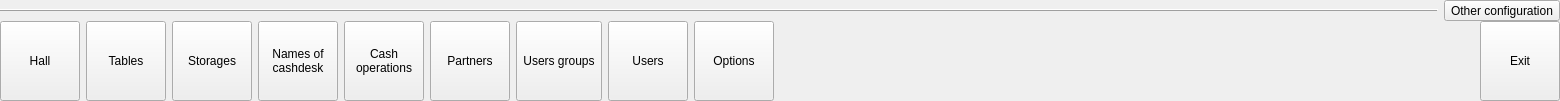
    <widget class="QWidget" name="widget" native="true">
     <layout class="QVBoxLayout" name="verticalLayout">
      <property name="spacing">
       <number>0</number>
      </property>
      <property name="leftMargin">
       <number>0</number>
      </property>
      <property name="topMargin">
       <number>0</number>
      </property>
      <property name="rightMargin">
       <number>0</number>
      </property>
      <property name="bottomMargin">
       <number>0</number>
      </property>
      <item>
       <widget class="QWidget" name="widget_2" native="true">
        <layout class="QHBoxLayout" name="horizontalLayout">
         <property name="leftMargin">
          <number>0</number>
         </property>
         <property name="topMargin">
          <number>0</number>
         </property>
         <property name="rightMargin">
          <number>0</number>
         </property>
         <property name="bottomMargin">
          <number>0</number>
         </property>
         <item>
          <widget class="Line" name="line">
           <property name="frameShadow">
            <enum>QFrame::Raised</enum>
           </property>
           <property name="orientation">
            <enum>Qt::Horizontal</enum>
           </property>
          </widget>
         </item>
         <item>
          <widget class="QToolButton" name="btnConfig">
           <property name="focusPolicy">
            <enum>Qt::NoFocus</enum>
           </property>
           <property name="text">
            <string>Other configuration</string>
           </property>
           <property name="toolButtonStyle">
            <enum>Qt::ToolButtonIconOnly</enum>
           </property>
          </widget>
         </item>
        </layout>
       </widget>
      </item>
      <item>
       <widget class="QWidget" name="widget_3" native="true">
        <layout class="QHBoxLayout" name="horizontalLayout_2">
         <property name="leftMargin">
          <number>0</number>
         </property>
         <property name="topMargin">
          <number>0</number>
         </property>
         <property name="rightMargin">
          <number>0</number>
         </property>
         <property name="bottomMargin">
          <number>0</number>
         </property>
         <item>
          <widget class="QToolButton" name="btnHall">
           <property name="minimumSize">
            <size>
             <width>80</width>
             <height>80</height>
            </size>
           </property>
           <property name="maximumSize">
            <size>
             <width>16777215</width>
             <height>16777215</height>
            </size>
           </property>
           <property name="text">
            <string>Hall</string>
           </property>
           <property name="icon">
            <iconset resource="res.qrc">
             <normaloff>:/images/hall.png</normaloff>:/images/hall.png</iconset>
           </property>
           <property name="iconSize">
            <size>
             <width>32</width>
             <height>32</height>
            </size>
           </property>
           <property name="toolButtonStyle">
            <enum>Qt::ToolButtonTextUnderIcon</enum>
           </property>
          </widget>
         </item>
         <item>
          <widget class="QToolButton" name="btnTables">
           <property name="minimumSize">
            <size>
             <width>80</width>
             <height>80</height>
            </size>
           </property>
           <property name="maximumSize">
            <size>
             <width>16777215</width>
             <height>16777215</height>
            </size>
           </property>
           <property name="text">
            <string>Tables</string>
           </property>
           <property name="icon">
            <iconset resource="res.qrc">
             <normaloff>:/images/table.png</normaloff>:/images/table.png</iconset>
           </property>
           <property name="iconSize">
            <size>
             <width>32</width>
             <height>32</height>
            </size>
           </property>
           <property name="toolButtonStyle">
            <enum>Qt::ToolButtonTextUnderIcon</enum>
           </property>
          </widget>
         </item>
         <item>
          <widget class="QToolButton" name="btnStorages">
           <property name="minimumSize">
            <size>
             <width>80</width>
             <height>80</height>
            </size>
           </property>
           <property name="maximumSize">
            <size>
             <width>16777215</width>
             <height>16777215</height>
            </size>
           </property>
           <property name="text">
            <string>Storages</string>
           </property>
           <property name="icon">
            <iconset resource="res.qrc">
             <normaloff>:/images/storage.png</normaloff>:/images/storage.png</iconset>
           </property>
           <property name="iconSize">
            <size>
             <width>32</width>
             <height>32</height>
            </size>
           </property>
           <property name="toolButtonStyle">
            <enum>Qt::ToolButtonTextUnderIcon</enum>
           </property>
          </widget>
         </item>
         <item>
          <widget class="QToolButton" name="btnCashNames">
           <property name="minimumSize">
            <size>
             <width>80</width>
             <height>80</height>
            </size>
           </property>
           <property name="maximumSize">
            <size>
             <width>16777215</width>
             <height>16777215</height>
            </size>
           </property>
           <property name="text">
            <string>Names of
cashdesk</string>
           </property>
           <property name="icon">
            <iconset resource="res.qrc">
             <normaloff>:/images/refund.png</normaloff>:/images/refund.png</iconset>
           </property>
           <property name="iconSize">
            <size>
             <width>32</width>
             <height>32</height>
            </size>
           </property>
           <property name="toolButtonStyle">
            <enum>Qt::ToolButtonTextUnderIcon</enum>
           </property>
          </widget>
         </item>
         <item>
          <widget class="QToolButton" name="btnCashOps">
           <property name="minimumSize">
            <size>
             <width>80</width>
             <height>80</height>
            </size>
           </property>
           <property name="maximumSize">
            <size>
             <width>222</width>
             <height>222</height>
            </size>
           </property>
           <property name="text">
            <string>Cash
operations</string>
           </property>
           <property name="icon">
            <iconset resource="res.qrc">
             <normaloff>:/images/refund.png</normaloff>:/images/refund.png</iconset>
           </property>
           <property name="iconSize">
            <size>
             <width>32</width>
             <height>32</height>
            </size>
           </property>
           <property name="toolButtonStyle">
            <enum>Qt::ToolButtonTextUnderIcon</enum>
           </property>
          </widget>
         </item>
         <item>
          <widget class="QToolButton" name="btnPartners">
           <property name="minimumSize">
            <size>
             <width>80</width>
             <height>80</height>
            </size>
           </property>
           <property name="maximumSize">
            <size>
             <width>16777215</width>
             <height>16777215</height>
            </size>
           </property>
           <property name="text">
            <string>Partners</string>
           </property>
           <property name="icon">
            <iconset resource="res.qrc">
             <normaloff>:/images/guests.png</normaloff>:/images/guests.png</iconset>
           </property>
           <property name="iconSize">
            <size>
             <width>32</width>
             <height>32</height>
            </size>
           </property>
           <property name="toolButtonStyle">
            <enum>Qt::ToolButtonTextUnderIcon</enum>
           </property>
          </widget>
         </item>
         <item>
          <widget class="QToolButton" name="btnUsersGroups">
           <property name="minimumSize">
            <size>
             <width>80</width>
             <height>80</height>
            </size>
           </property>
           <property name="maximumSize">
            <size>
             <width>16777215</width>
             <height>16777215</height>
            </size>
           </property>
           <property name="text">
            <string>Users groups</string>
           </property>
           <property name="icon">
            <iconset resource="res.qrc">
             <normaloff>:/images/groupreservation.png</normaloff>:/images/groupreservation.png</iconset>
           </property>
           <property name="iconSize">
            <size>
             <width>32</width>
             <height>32</height>
            </size>
           </property>
           <property name="toolButtonStyle">
            <enum>Qt::ToolButtonTextUnderIcon</enum>
           </property>
          </widget>
         </item>
         <item>
          <widget class="QToolButton" name="btnUsers">
           <property name="minimumSize">
            <size>
             <width>80</width>
             <height>80</height>
            </size>
           </property>
           <property name="maximumSize">
            <size>
             <width>16777215</width>
             <height>16777215</height>
            </size>
           </property>
           <property name="text">
            <string>Users</string>
           </property>
           <property name="icon">
            <iconset resource="res.qrc">
             <normaloff>:/images/boss.png</normaloff>:/images/boss.png</iconset>
           </property>
           <property name="iconSize">
            <size>
             <width>32</width>
             <height>32</height>
            </size>
           </property>
           <property name="toolButtonStyle">
            <enum>Qt::ToolButtonTextUnderIcon</enum>
           </property>
          </widget>
         </item>
         <item>
          <widget class="QToolButton" name="btnHallOptions">
           <property name="minimumSize">
            <size>
             <width>80</width>
             <height>80</height>
            </size>
           </property>
           <property name="maximumSize">
            <size>
             <width>16777215</width>
             <height>16777215</height>
            </size>
           </property>
           <property name="text">
            <string>Options</string>
           </property>
           <property name="icon">
            <iconset resource="res.qrc">
             <normaloff>:/images/settings.png</normaloff>:/images/settings.png</iconset>
           </property>
           <property name="iconSize">
            <size>
             <width>32</width>
             <height>32</height>
            </size>
           </property>
           <property name="toolButtonStyle">
            <enum>Qt::ToolButtonTextUnderIcon</enum>
           </property>
          </widget>
         </item>
         <item>
          <spacer name="horizontalSpacer">
           <property name="orientation">
            <enum>Qt::Horizontal</enum>
           </property>
           <property name="sizeType">
            <enum>QSizePolicy::Expanding</enum>
           </property>
           <property name="sizeHint" stdset="0">
            <size>
             <width>700</width>
             <height>20</height>
            </size>
           </property>
          </spacer>
         </item>
         <item>
          <widget class="QToolButton" name="btnExit">
           <property name="minimumSize">
            <size>
             <width>80</width>
             <height>80</height>
            </size>
           </property>
           <property name="maximumSize">
            <size>
             <width>222</width>
             <height>222</height>
            </size>
           </property>
           <property name="text">
            <string>Exit</string>
           </property>
           <property name="icon">
            <iconset resource="res.qrc">
             <normaloff>:/images/exit.png</normaloff>:/images/exit.png</iconset>
           </property>
           <property name="iconSize">
            <size>
             <width>32</width>
             <height>32</height>
            </size>
           </property>
           <property name="toolButtonStyle">
            <enum>Qt::ToolButtonTextUnderIcon</enum>
           </property>
          </widget>
         </item>
        </layout>
       </widget>
      </item>
     </layout>
    </widget>
